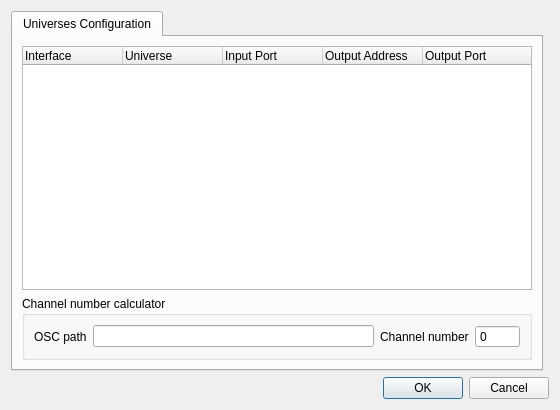
<?xml version="1.0" encoding="UTF-8"?>
<ui version="4.0">
 <author>Massimo Callegari</author>
 <comment>
  Q Light Controller Plus
  configureetherdream.ui

  Copyright (c) 2015 Massimo Callegari

  Licensed under the Apache License, Version 2.0 (the &quot;License&quot;);
  you may not use this file except in compliance with the License.
  You may obtain a copy of the License at

      http://www.apache.org/licenses/LICENSE-2.0.txt

  Unless required by applicable law or agreed to in writing, software
  distributed under the License is distributed on an &quot;AS IS&quot; BASIS,
  WITHOUT WARRANTIES OR CONDITIONS OF ANY KIND, either express or implied.
  See the License for the specific language governing permissions and
  limitations under the License.
 </comment>
 <class>ConfigureEtherdream</class>
 <widget class="QDialog" name="ConfigureEtherdream">
  <property name="geometry">
   <rect>
    <x>0</x>
    <y>0</y>
    <width>560</width>
    <height>410</height>
   </rect>
  </property>
  <property name="windowTitle">
   <string>Etherdream Plugin Configuration</string>
  </property>
  <property name="windowIcon">
   <iconset resource="../../ui/src/qlcui.qrc">
    <normaloff>:/input_output.png</normaloff>:/input_output.png</iconset>
  </property>
  <layout class="QGridLayout" name="gridLayout">
   <item row="0" column="0">
    <widget class="QTabWidget" name="tabWidget">
     <property name="currentIndex">
      <number>0</number>
     </property>
     <widget class="QWidget" name="tab">
      <attribute name="title">
       <string>Universes Configuration</string>
      </attribute>
      <layout class="QVBoxLayout" name="verticalLayout">
       <item>
        <widget class="QTreeWidget" name="m_uniMapTree">
         <property name="alternatingRowColors">
          <bool>true</bool>
         </property>
         <property name="rootIsDecorated">
          <bool>false</bool>
         </property>
         <column>
          <property name="text">
           <string>Interface</string>
          </property>
         </column>
         <column>
          <property name="text">
           <string>Universe</string>
          </property>
         </column>
         <column>
          <property name="text">
           <string>Input Port</string>
          </property>
         </column>
         <column>
          <property name="text">
           <string>Output Address</string>
          </property>
         </column>
         <column>
          <property name="text">
           <string>Output Port</string>
          </property>
         </column>
        </widget>
       </item>
       <item>
        <widget class="QGroupBox" name="groupBox">
         <property name="title">
          <string>Channel number calculator</string>
         </property>
         <layout class="QHBoxLayout" name="horizontalLayout_2">
          <item>
           <layout class="QHBoxLayout" name="horizontalLayout">
            <item>
             <widget class="QLabel" name="label">
              <property name="text">
               <string>OSC path</string>
              </property>
             </widget>
            </item>
            <item>
             <widget class="QLineEdit" name="m_oscPathEdit"/>
            </item>
            <item>
             <widget class="QLabel" name="label_2">
              <property name="text">
               <string>Channel number</string>
              </property>
             </widget>
            </item>
            <item>
             <widget class="QSpinBox" name="m_chNumSpin">
              <property name="readOnly">
               <bool>true</bool>
              </property>
              <property name="buttonSymbols">
               <enum>QAbstractSpinBox::NoButtons</enum>
              </property>
              <property name="maximum">
               <number>99999</number>
              </property>
             </widget>
            </item>
           </layout>
          </item>
         </layout>
        </widget>
       </item>
      </layout>
     </widget>
    </widget>
   </item>
   <item row="1" column="0" colspan="2">
    <widget class="QDialogButtonBox" name="m_buttonBox">
     <property name="standardButtons">
      <set>QDialogButtonBox::Cancel|QDialogButtonBox::Ok</set>
     </property>
    </widget>
   </item>
  </layout>
 </widget>
 <resources>
  <include location="../../ui/src/qlcui.qrc"/>
  <include location="../../ui/src/qlcui.qrc"/>
 </resources>
 <connections>
  <connection>
   <sender>m_buttonBox</sender>
   <signal>accepted()</signal>
   <receiver>ConfigureEtherdream</receiver>
   <slot>accept()</slot>
   <hints>
    <hint type="sourcelabel">
     <x>162</x>
     <y>75</y>
    </hint>
    <hint type="destinationlabel">
     <x>157</x>
     <y>274</y>
    </hint>
   </hints>
  </connection>
  <connection>
   <sender>m_buttonBox</sender>
   <signal>rejected()</signal>
   <receiver>ConfigureEtherdream</receiver>
   <slot>reject()</slot>
   <hints>
    <hint type="sourcelabel">
     <x>266</x>
     <y>79</y>
    </hint>
    <hint type="destinationlabel">
     <x>286</x>
     <y>274</y>
    </hint>
   </hints>
  </connection>
 </connections>
</ui>
